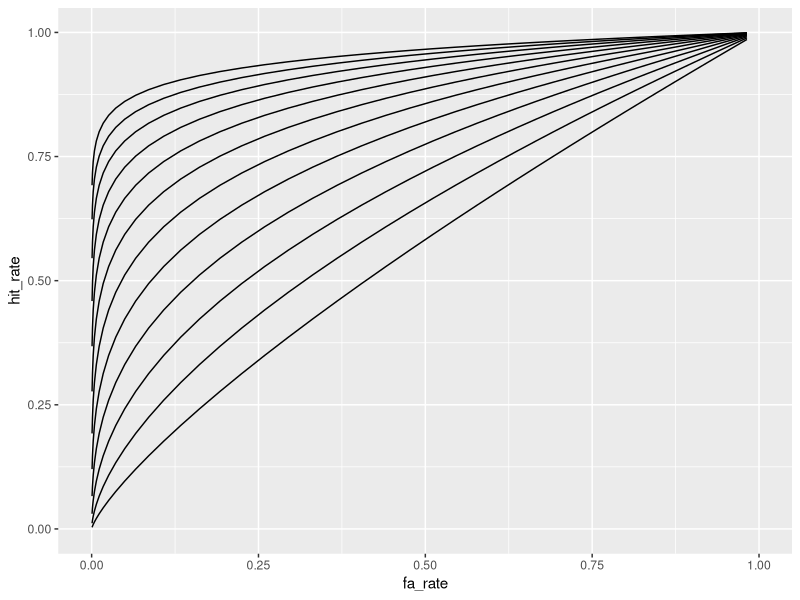
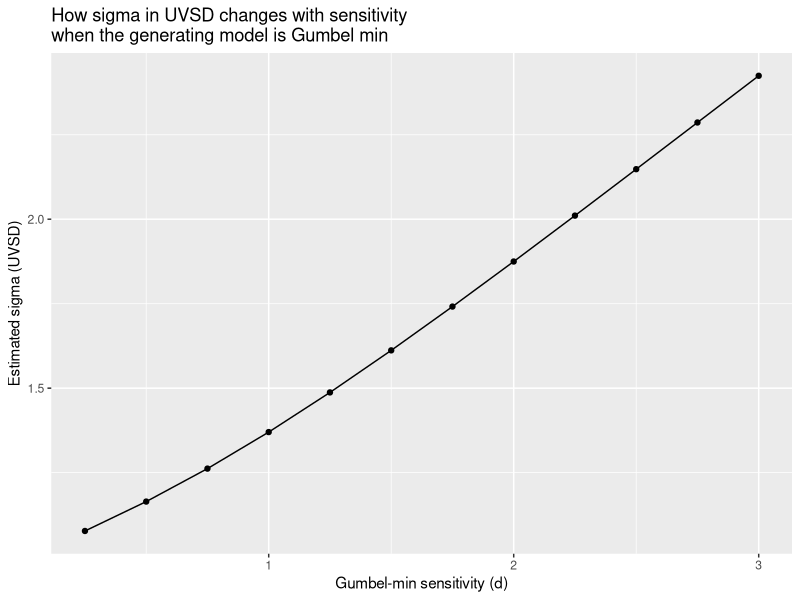
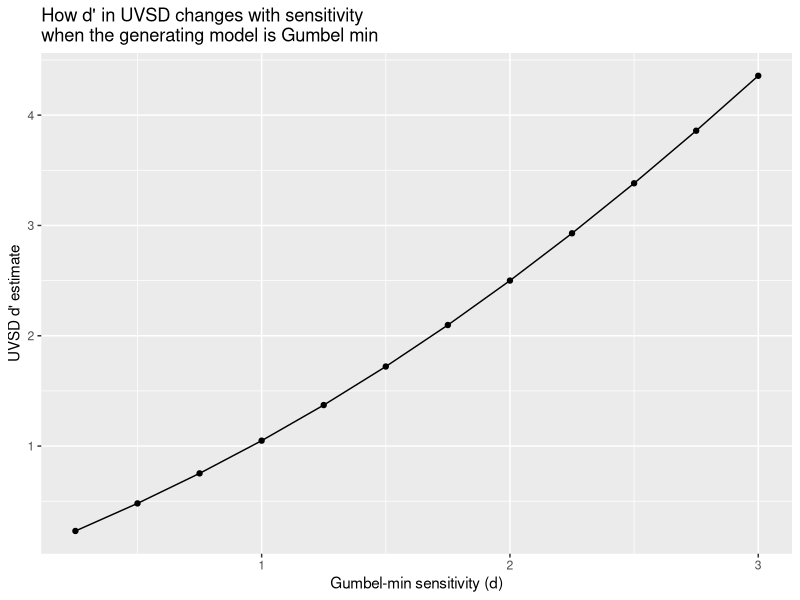
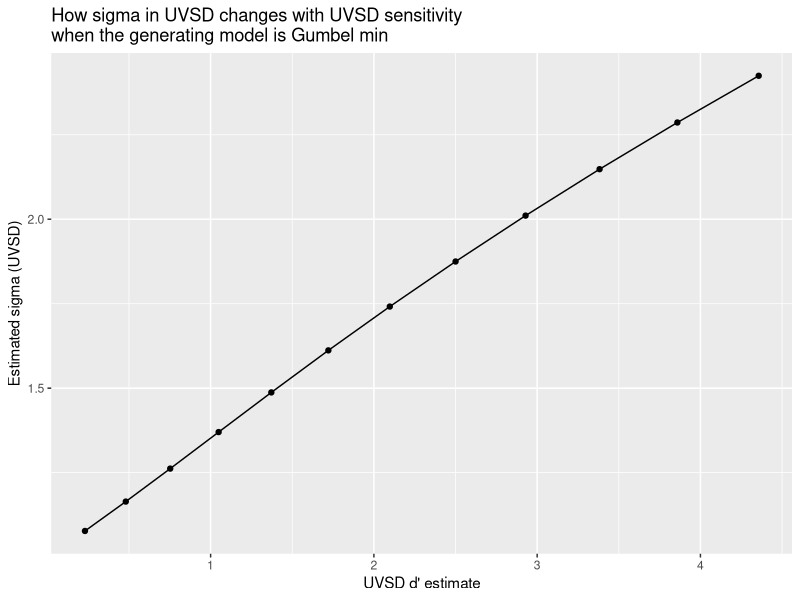
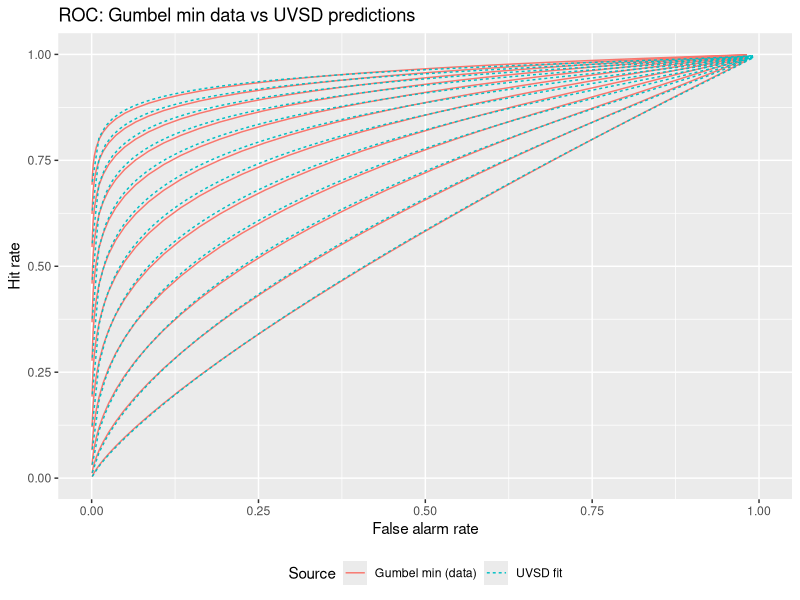
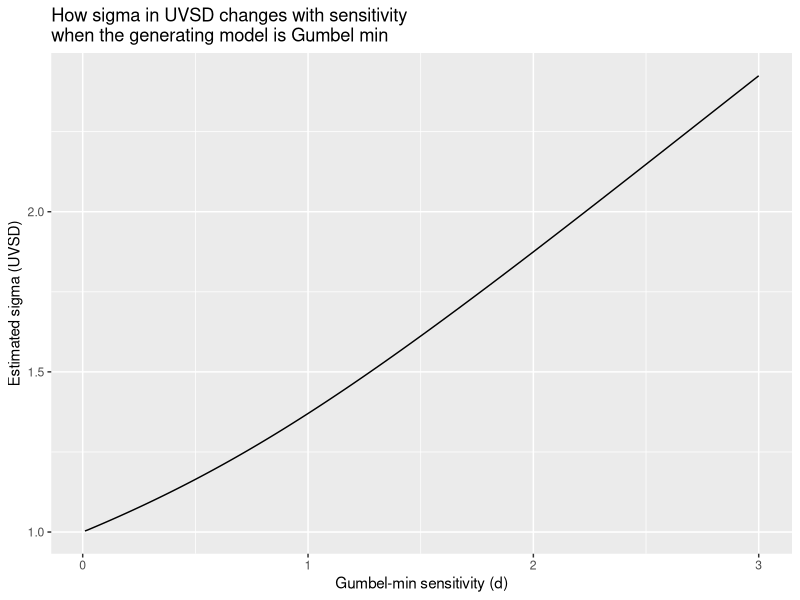
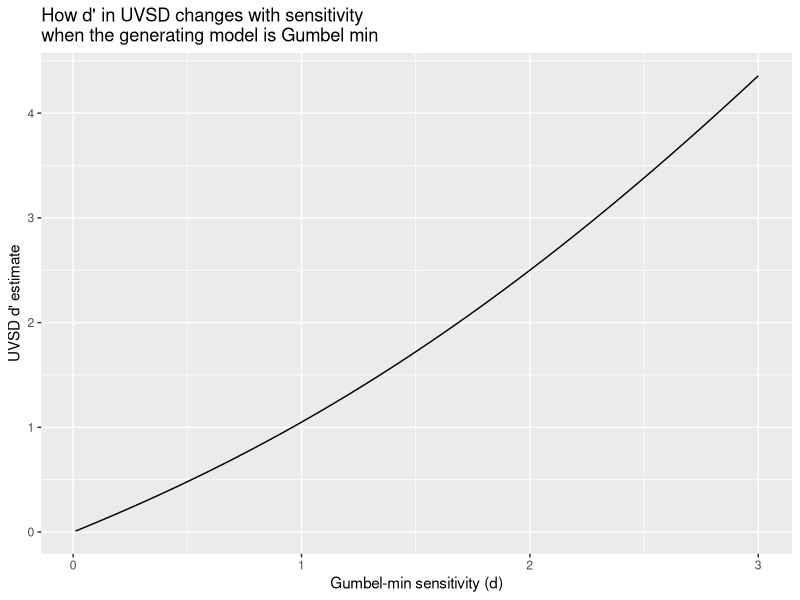
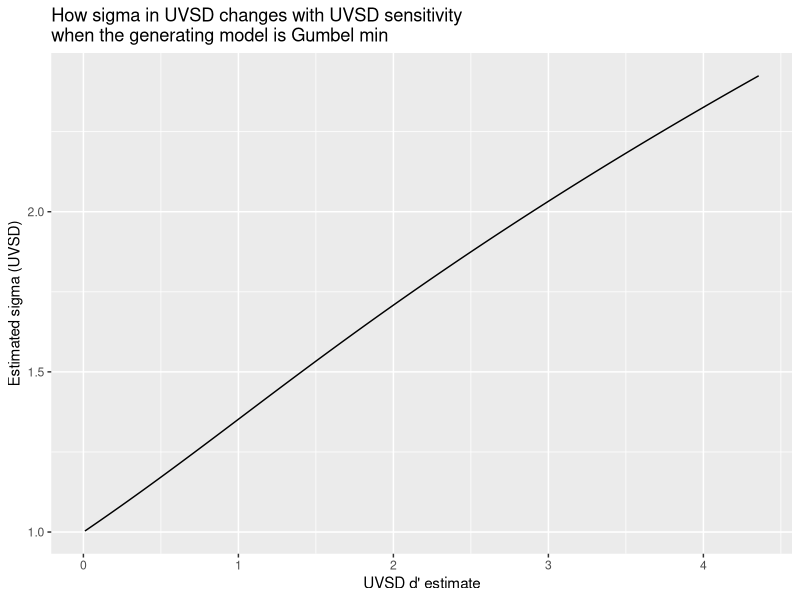

Recreate these plots in R, in order.
## ---- chunk 1
library(ggplot2)
pgumbelmin <- function(x, location = 0, scale = 1) {
  z <- (x - location)/scale
  1-exp(-exp(z))
}

sim_roc <- function(d_signal, crits) {
  false_alarms <- 1 - pgumbelmin(crits)
  hits <- lapply(d_signal, \(d) 1 - pgumbelmin(crits, location = d))
  hits <- unlist(hits)
  data.frame(cond = rep(d_signal, each = length(crits)), hit_rate = hits, fa_rate = false_alarms)
}

dat <- sim_roc(d_signal = seq(0.25, 3, 0.25), crits = seq(-4, 2, 0.1))

ggplot(dat, aes(fa_rate, hit_rate, group = as.factor(cond))) +
  geom_line() +
  coord_cartesian(xlim = c(0,1), ylim = c(0,1))
## ---- chunk 2
fit_uvsd <- function(hit_rate, fa_rate) {
  # Given FA rate under normal noise: FA = 1 - Phi(c) => c = -qnorm(fa_rate)
  # Under UVSD: Hit = Phi((d - c) / sigma)
  obj <- function(par) {
    d <- par[1]
    sigma <- par[2]
    c_val <- -qnorm(fa_rate)
    pred_hit <- pnorm((d - c_val) / sigma)
    sum((hit_rate - pred_hit)^2)
  }
  opt <- optim(c(1, 1), obj, method = "L-BFGS-B",
               lower = c(0.01, 0.01), upper = c(10, 10))
  data.frame(d = opt$par[1], sigma = opt$par[2])
}

results <- do.call(rbind, lapply(split(dat, dat$cond), function(df) {
  fit <- fit_uvsd(df$hit_rate, df$fa_rate)
  data.frame(cond = df$cond[1], d_est = fit$d, sigma_est = fit$sigma)
}))

results

ggplot(results, aes(x = cond, y = sigma_est)) +
  geom_point() +
  geom_line() +
  labs(x = "Gumbel-min sensitivity (d)",
       y = "Estimated sigma (UVSD)",
       title = "How sigma in UVSD changes with sensitivity\nwhen the generating model is Gumbel min")

ggplot(results, aes(x = cond, y = d_est)) +
  geom_point() +
  geom_line() +
  labs(x = "Gumbel-min sensitivity (d)",
       y = "UVSD d' estimate",
       title = "How d' in UVSD changes with sensitivity\nwhen the generating model is Gumbel min")

ggplot(results, aes(x = d_est, y = sigma_est)) +
  geom_point() +
  geom_line() +
  labs(x = "UVSD d' estimate",
       y = "Estimated sigma (UVSD)",
       title = "How sigma in UVSD changes with UVSD sensitivity\nwhen the generating model is Gumbel min")
## ---- chunk 3
# Generate UVSD predicted ROC curves from the fitted parameters
fa_seq <- seq(0.001, 0.999, 0.01)
uvsd_pred <- do.call(rbind, lapply(seq_len(nrow(results)), function(i) {
  d <- results$d_est[i]
  sigma <- results$sigma_est[i]
  c_val <- -qnorm(fa_seq)
  pred_hit <- pnorm((d - c_val) / sigma)
  data.frame(cond = results$cond[i], fa_rate = fa_seq, hit_rate = pred_hit,
             source = "UVSD fit")
}))

dat$source <- "Gumbel min (data)"
combined <- rbind(dat[, c("cond", "fa_rate", "hit_rate", "source")], uvsd_pred)

ggplot(combined, aes(fa_rate, hit_rate, color = source, group = interaction(cond, source))) +
  geom_line(aes(linetype = source)) +
  # facet_wrap(~ cond, labeller = label_both) +
  coord_cartesian(xlim = c(0, 1), ylim = c(0, 1)) +
  labs(x = "False alarm rate", y = "Hit rate",
       title = "ROC: Gumbel min data vs UVSD predictions",
       color = "Source", linetype = "Source") +
  theme(legend.position = "bottom")
## ---- chunk 4
dat_full <- sim_roc(d_signal = seq(0.01, 3, 0.01), crits = seq(-4, 2, 0.1))

results_full <- do.call(rbind, lapply(split(dat_full, dat_full$cond), function(df) {
  fit <- fit_uvsd(df$hit_rate, df$fa_rate)
  data.frame(cond = df$cond[1], d_est = fit$d, sigma_est = fit$sigma)
}))

ggplot(results_full, aes(x = cond, y = sigma_est)) +
  geom_line() +
  labs(x = "Gumbel-min sensitivity (d)",
       y = "Estimated sigma (UVSD)",
       title = "How sigma in UVSD changes with sensitivity\nwhen the generating model is Gumbel min")

ggplot(results_full, aes(x = cond, y = d_est)) +
  geom_line() +
  labs(x = "Gumbel-min sensitivity (d)",
       y = "UVSD d' estimate",
       title = "How d' in UVSD changes with sensitivity\nwhen the generating model is Gumbel min")

ggplot(results_full, aes(x = d_est, y = sigma_est)) +
  geom_line() +
  labs(x = "UVSD d' estimate",
       y = "Estimated sigma (UVSD)",
       title = "How sigma in UVSD changes with UVSD sensitivity\nwhen the generating model is Gumbel min")
